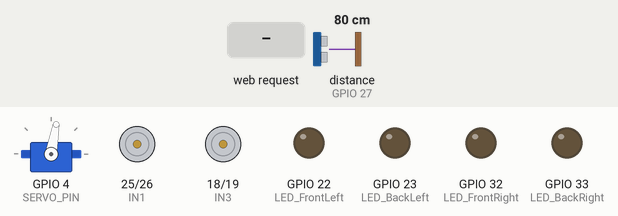
The sketch below on a simulated ESP32. Parts: servo, motor-driver pin pairs drawn as motors (green arrow = first pin HIGH = forward, orange = second pin HIGH = backward, longer = more drive, scaled by the enable pin), output pins drawn as LEDs (lit = HIGH). Wiring (inferred from the names in the program): ultrasonic range finder: trigger GPIO 5; echo GPIO 27. The inputs (shaded band) are chosen by the test bench; at power-on: distance to the obstacle (sensor on GPIO 27) 80 cm. The echo pulse lasts 58.3 µs per cm; WiFi joins after 1.5 s; servers stay silent unless stated; random numbers use the default seed unless the sketch sets one; no MQTT or app messages arrive unless stated; pins used as bus, display or sensor lines are not drawn; what the sketch prints to the serial monitor is not drawn.

Above: at 3.75 s.
3.8 s: HTTP request GET /api/v1/move?dir=forward received
At 5.1 s:
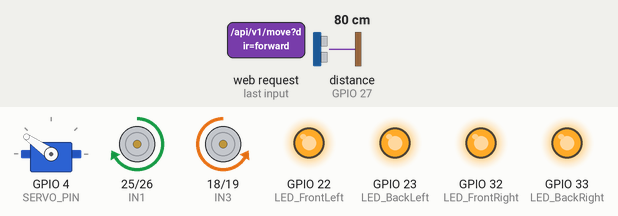
6.8 s: HTTP request GET /api/v1/move received
At 7.31 s:
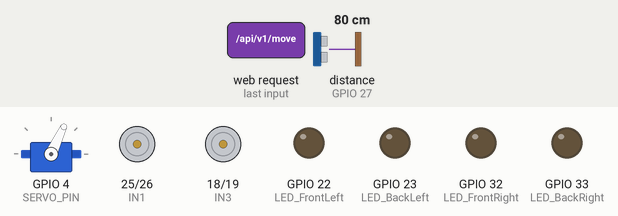
9.8 s: HTTP request GET /api/v1/move?dir=backward received
At 10.02 s:
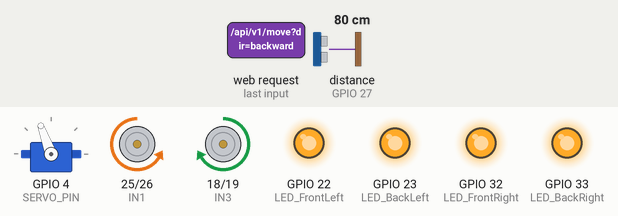
12.8 s: HTTP request GET /api/v1/move?dir=left received
At 13.04 s:
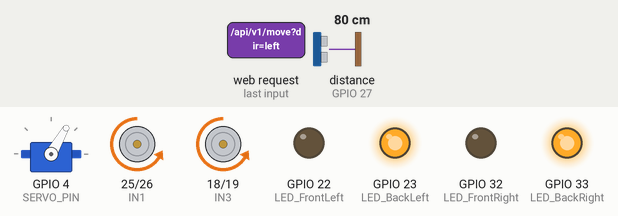
15.8 s: HTTP request GET /api/v1/move?dir=right received
At 15.95 s:
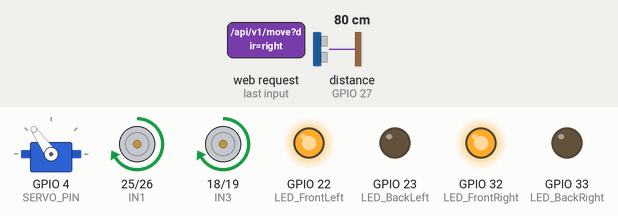
18.8 s: HTTP request GET /api/v1/move?dir=1 received
At 18.97 s:
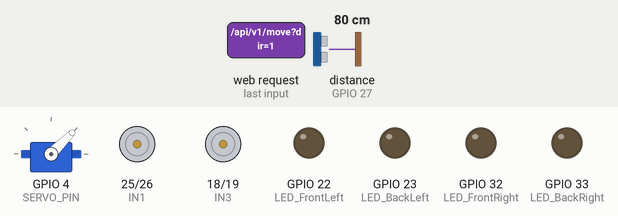
Timing chart, 0 to 22.8 s (numbered marks = the images above; inputs shaded):
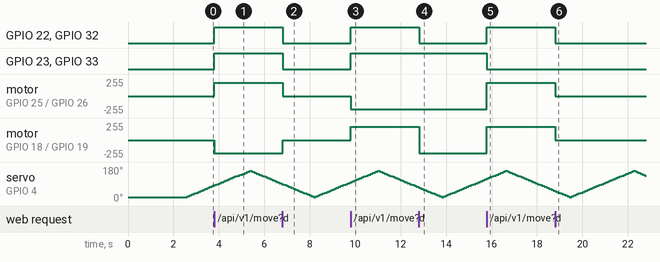

The sketch:

CarroIOT.ino
```cpp
#include <WiFi.h>
#include <WiFiClientSecure.h>
#include <WebServer.h>
#include <PubSubClient.h>
#include <ESP32Servo.h>
#include "config.h"
#include "web_ui.h"

// ========================= CONFIG WIFI =========================
const char* WIFI_SSID  = "BAZZANIR";
const char* WIFI_PASS  = "00979625824";

// ========================= CERTIFICADO CA MQTT =========================
static const char MQTT_MOSQ_CA[] PROGMEM = R"EOF(
-----BEGIN CERTIFICATE-----
MIIFazCCA1OgAwIBAgIRAIIQz7DSQONZRGPgu2OCiwAwDQYJKoZIhvcNAQELBQAw
TzELMAkGA1UEBhMCVVMxKTAnBgNVBAoTIEludGVybmV0IFNlY3VyaXR5IFJlc2Vh
cmNoIEdyb3VwMRUwEwYDVQQDEwxJU1JHIFJvb3QgWDEwHhcNMTUwNjA0MTEwNDM4
WhcNMzUwNjA0MTEwNDM4WjBPMQswCQYDVQQGEwJVUzEpMCcGA1UEChMgSW50ZXJu
ZXQgU2VjdXJpdHkgUmVzZWFyY2ggR3JvdXAxFTATBgNVBAMTDElTUkcgUm9vdCBY
MTCCAiIwDQYJKoZIhvcNAQEBBQADggIPADCCAgoCggIBAK3oJHP0FDfzm54rVygc
h77ct984kIxuPOZXoHj3dcKi/vVqbvYATyjb3miGbESTtrFj/RQSa78f0uoxmyF+
0TM8ukj13Xnfs7j/EvEhmkvBioZxaUpmZmyPfjxwv60pIgbz5MDmgK7iS4+3mX6U
A5/TR5d8mUgjU+g4rk8Kb4Mu0UlXjIB0ttov0DiNewNwIRt18jA8+o+u3dpjq+sW
T8KOEUt+zwvo/7V3LvSye0rgTBIlDHCNAymg4VMk7BPZ7hm/ELNKjD+Jo2FR3qyH
B5T0Y3HsLuJvW5iB4YlcNHlsdu87kGJ55tukmi8mxdAQ4Q7e2RCOFvu396j3x+UC
B5iPNgiV5+I3lg02dZ77DnKxHZu8A/lJBdiB3QW0KtZB6awBdpUKD9jf1b0SHzUv
KBds0pjBqAlkd25HN7rOrFleaJ1/ctaJxQZBKT5ZPt0m9STJEadao0xAH0ahmbWn
OlFuhjuefXKnEgV4We0+UXgVCwOPjdAvBbI+e0ocS3MFEvzG6uBQE3xDk3SzynTn
jh8BCNAw1FtxNrQHusEwMFxIt4I7mKZ9YIqioymCzLq9gwQbooMDQaHWBfEbwrbw
qHyGO0aoSCqI3Haadr8faqU9GY/rOPNk3sgrDQoo//fb4hVC1CLQJ13hef4Y53CI
rU7m2Ys6xt0nUW7/vGT1M0NPAgMBAAGjQjBAMA4GA1UdDwEB/wQEAwIBBjAPBgNV
HRMBAf8EBTADAQH/MB0GA1UdDgQWBBR5tFnme7bl5AFzgAiIyBpY9umbbjANBgkq
hkiG9w0BAQsFAAOCAgEAVR9YqbyyqFDQDLHYGmkgJykIrGF1XIpu+ILlaS/V9lZL
ubhzEFnTIZd+50xx+7LSYK05qAvqFyFWhfFQDlnrzuBZ6brJFe+GnY+EgPbk6ZGQ
3BebYhtF8GaV0nxvwuo77x/Py9auJ/GpsMiu/X1+mvoiBOv/2X/qkSsisRcOj/KK
NFtY2PwByVS5uCbMiogziUwthDyC3+6WVwW6LLv3xLfHTjuCvjHIInNzktHCgKQ5
ORAzI4JMPJ+GslWYHb4phowim57iaztXOoJwTdwJx4nLCgdNbOhdjsnvzqvHu7Ur
TkXWStAmzOVyyghqpZXjFaH3pO3JLF+l+/+sKAIuvtd7u+Nxe5AW0wdeRlN8NwdC
jNPElpzVmbUq4JUagEiuTDkHzsxHpFKVK7q4+63SM1N95R1NbdWhscdCb+ZAJzVc
oyi3B43njTOQ5yOf+1CceWxG1bQVs5ZufpsMljq4Ui0/1lvh+wjChP4kqKOJ2qxq
4RgqsahDYVvTH9w7jXbyLeiNdd8XM2w9U/t7y0Ff/9yi0GE44Za4rF2LN9d11TPA
mRGunUHBcnWEvgJBQl9nJEiU0Zsnvgc/ubhPgXRR4Xq37Z0j4r7g1SgEEzwxA57d
emyPxgcYxn/eR44/KJ4EBs+lVDR3veyJm+kXQ99b21/+jh5Xos1AnX5iItreGCc=
-----END CERTIFICATE-----
)EOF";

// ========================= OBJETOS GLOBALES =========================
WebServer server(80);
WiFiClientSecure secureClient;
PubSubClient mqttClient(secureClient);
Servo radarServo;

// ===== Buffer de puntos para la visualización del radar en la web =====
struct MapPoint {
  int   angle;
  float distance;  // <0 => sin lectura
};

const int MAP_MAX_POINTS = 90;   // últimos 90 puntos (~barrido completo)
MapPoint mapPoints[MAP_MAX_POINTS];
int mapHead  = 0;   // índice de escritura
int mapCount = 0;   // cuántos puntos válidos hay

void storeMapPoint(int angle, float dist) {
  mapPoints[mapHead].angle    = angle;
  mapPoints[mapHead].distance = dist;
  mapHead = (mapHead + 1) % MAP_MAX_POINTS;
  if (mapCount < MAP_MAX_POINTS) mapCount++;
}


// Radar
int radarAngle      = 20;
int radarStep       = 5;
bool radarForward   = true;
unsigned long lastRadarMs = 0;

unsigned long lastMqttAttempt = 0;

// ========================= FUNCIONES HARDWARE =========================
void setupPins() {
  pinMode(IN1, OUTPUT);
  pinMode(IN2, OUTPUT);
  pinMode(IN3, OUTPUT);
  pinMode(IN4, OUTPUT);

  pinMode(EnableA, OUTPUT);
  pinMode(EnableB, OUTPUT);

  pinMode(LED_FrontLeft,  OUTPUT);
  pinMode(LED_FrontRight, OUTPUT);
  pinMode(LED_BackLeft,   OUTPUT);
  pinMode(LED_BackRight,  OUTPUT);

  pinMode(TRIG_PIN, OUTPUT);
  pinMode(ECHO_PIN, INPUT);

  radarServo.attach(SERVO_PIN);
  radarServo.write(radarAngle);
}

void setLeds(bool frontOn, bool backOn) {
  digitalWrite(LED_FrontLeft,  frontOn ? HIGH : LOW);
  digitalWrite(LED_FrontRight, frontOn ? HIGH : LOW);
  digitalWrite(LED_BackLeft,   backOn  ? HIGH : LOW);
  digitalWrite(LED_BackRight,  backOn  ? HIGH : LOW);
}

void stopMotors() {
  digitalWrite(IN1, LOW);
  digitalWrite(IN2, LOW);
  digitalWrite(IN3, LOW);
  digitalWrite(IN4, LOW);

  analogWrite(EnableA, 0);
  analogWrite(EnableB, 0);

  setLeds(false, false);
}

// Adelante: lo que antes hacía turnLeft
void moveForward(uint8_t speed) {
  // Antes en turnLeft:
  // rueda derecha adelante, izquierda atrás
  digitalWrite(IN1, HIGH);
  digitalWrite(IN2, LOW);
  digitalWrite(IN3, LOW);
  digitalWrite(IN4, HIGH);

  analogWrite(EnableA, speed);
  analogWrite(EnableB, speed);
  setLeds(true, true);

}

// Atrás: lo que antes hacía turnRight
void moveBackward(uint8_t speed) {
  // Antes en turnRight:
  // rueda derecha atrás, izquierda adelante
  digitalWrite(IN1, LOW);
  digitalWrite(IN2, HIGH);
  digitalWrite(IN3, HIGH);
  digitalWrite(IN4, LOW);

  analogWrite(EnableA, speed);
  analogWrite(EnableB, speed);
  setLeds(true, true);
}

// Izquierda: lo que antes hacía moveForward
void turnLeft(uint8_t speed) {
  // Antes en moveForward:
  digitalWrite(IN1, LOW);
  digitalWrite(IN2, HIGH);
  digitalWrite(IN3, LOW);
  digitalWrite(IN4, HIGH);

  analogWrite(EnableA, speed);
  analogWrite(EnableB, speed);
  setLeds(false, true);

}

// Derecha: lo que antes hacía moveBackward
void turnRight(uint8_t speed) {
  // Antes en moveBackward:
  digitalWrite(IN1, HIGH);
  digitalWrite(IN2, LOW);
  digitalWrite(IN3, HIGH);
  digitalWrite(IN4, LOW);

  analogWrite(EnableA, speed);
  analogWrite(EnableB, speed);
  setLeds(true, false);
}


// ========================= ULTRASONIDO + RADAR =========================
float readDistanceCm() {
  digitalWrite(TRIG_PIN, LOW);
  delayMicroseconds(2);
  digitalWrite(TRIG_PIN, HIGH);
  delayMicroseconds(10);
  digitalWrite(TRIG_PIN, LOW);

  long duration = pulseIn(ECHO_PIN, HIGH, 30000);
  if (duration == 0) return -1.0;
  return duration / 58.0;
}

void publishDistance(float dist) {
  if (!mqttClient.connected()) return;
  char payload[64];
  if (dist < 0)
    snprintf(payload, sizeof(payload), "{\"distance_cm\":null}");
  else
    snprintf(payload, sizeof(payload), "{\"distance_cm\":%.2f}", dist);

  mqttClient.publish(MQTT_TOPIC_DIST, payload);
}

void publishMapPoint(int angle, float dist) {
  // 1) Guardar SIEMPRE para el radar web
  storeMapPoint(angle, dist);

  // 2) Publicar por MQTT (si está conectado)
  if (!mqttClient.connected()) return;

  char payload[96];
  if (dist < 0) {
    snprintf(payload, sizeof(payload),
             "{\"angle_deg\":%d,\"distance_cm\":null}", angle);
  } else {
    snprintf(payload, sizeof(payload),
             "{\"angle_deg\":%d,\"distance_cm\":%.2f}", angle, dist);
  }
  mqttClient.publish(MQTT_TOPIC_MAP, payload);
}


void radarUpdate() {
  unsigned long now = millis();
  if (now - lastRadarMs < RADAR_DELAY) return;
  lastRadarMs = now;

  radarServo.write(radarAngle);
  delay(15);

  float d = readDistanceCm();
  publishDistance(d);
  publishMapPoint(radarAngle, d);

  if (radarForward) {
    radarAngle += radarStep;
    if (radarAngle >= 160) {
      radarAngle = 160;
      radarForward = false;
    }
  } else {
    radarAngle -= radarStep;
    if (radarAngle <= 20) {
      radarAngle = 20;
      radarForward = true;
    }
  }
}

// ========================= WIFI =========================
void setupWiFi() {
  Serial.println("[WiFi] Conectando a WiFi (STA)...");
  WiFi.mode(WIFI_STA);
  WiFi.begin(WIFI_SSID, WIFI_PASS);

  int retries = 0;
  while (WiFi.status() != WL_CONNECTED && retries < 30) {
    delay(500);
    Serial.print(".");
    retries++;
  }

  if (WiFi.status() == WL_CONNECTED) {
    Serial.println("\n[WiFi] Conectado como STA");
    Serial.print("[WiFi] IP: ");
    Serial.println(WiFi.localIP());
  } else {
    Serial.println("\n[WiFi] ERROR: no se pudo conectar a la red STA.");
    Serial.println("[WiFi] Revisa SSID/clave o que la red sea 2.4 GHz.");
  }
}


// ========================= MQTT =========================
void mqttCallback(char* topic, byte* payload, unsigned int length) {
  Serial.print("MQTT msg [");
  Serial.print(topic);
  Serial.print("] ");
  for (unsigned int i = 0; i < length; i++) {
    Serial.print((char)payload[i]);
  }
  Serial.println();
}

void setupMQTT() {
  secureClient.setInsecure();

  mqttClient.setServer(MQTT_BROKER, MQTT_PORT);
  mqttClient.setCallback(mqttCallback);
  Serial.println("[MQTT] Configurado broker test.mosquitto.org:8883");
}


void reconnectMQTT() {
  if (mqttClient.connected()) return;

  unsigned long now = millis();
  if (now - lastMqttAttempt < MQTT_RETRY_MS) return;
  lastMqttAttempt = now;

  Serial.print("Conectando a MQTT...");
  String clientId = "CarroESP32-";
  clientId += String(random(0xffff), HEX);

  if (mqttClient.connect(clientId.c_str())) {
    Serial.println(" conectado");
  } else {
    Serial.print(" fallo, rc=");
    Serial.println(mqttClient.state());
  }
}

// ========================= HTTP =========================
void handleRoot() {
  server.send_P(200, "text/html", INDEX_HTML);
}

void handleHealthCheck() {
  server.send(200, "application/json", "{\"status\":\"ok\"}");
}

void handleMove() {
  String dir   = server.arg("dir");
  String sSpeed = server.arg("speed");

  uint8_t speed = 200;
  if (sSpeed.length() > 0) {
    int sp = sSpeed.toInt();
    speed = constrain(sp, 0, 255);
  }

  if      (dir == "forward")  moveForward(speed);
  else if (dir == "backward") moveBackward(speed);
  else if (dir == "left")     turnLeft(speed);
  else if (dir == "right")    turnRight(speed);
  else                        stopMotors();

  String json =
    "{\"direction\":\"" + dir + "\",\"speed\":" + String(speed) + "}";
  server.send(200, "application/json", json);
}

// Devuelve los últimos puntos del radar en JSON
void handleRadar() {
  String json = "[";

  for (int i = 0; i < mapCount; i++) {
    int idx = (mapHead - mapCount + i + MAP_MAX_POINTS) % MAP_MAX_POINTS;
    MapPoint &p = mapPoints[idx];

    json += "{\"angle_deg\":";
    json += p.angle;
    json += ",\"distance_cm\":";

    if (p.distance < 0) {
      json += "null";
    } else {
      json += String(p.distance, 2);
    }
    json += "}";

    if (i < mapCount - 1) json += ",";
  }

  json += "]";
  server.send(200, "application/json", json);
}


void setup() {
  Serial.begin(115200);
  delay(1000);

  setupPins();
  stopMotors();

  setupWiFi();
  setupMQTT();

  server.on("/", HTTP_GET, handleRoot);
  server.on("/api/v1/healthcheck", HTTP_GET, handleHealthCheck);
  server.on("/api/v1/move", HTTP_GET, handleMove);
  server.on("/api/v1/move", HTTP_POST, handleMove);
  server.on("/api/v1/radar", HTTP_GET, handleRadar);

  server.begin();
  Serial.println("Servidor HTTP iniciado");
}

void loop() {
  // 1) Atender peticiones HTTP (HTML + API REST)
  server.handleClient();

  // 2) MQTT sólo si hay WiFi
  if (WiFi.status() == WL_CONNECTED) {
    if (!mqttClient.connected()) {
      reconnectMQTT();
    } else {
      mqttClient.loop();
    }
  } else {
    static unsigned long lastNoWiFi = 0;
    if (millis() - lastNoWiFi > 5000) {
      Serial.println("[MQTT] No hay WiFi, saltando MQTT.");
      lastNoWiFi = millis();
    }
  }

  // 3) Actualizar radar (servo + ultrasonido + publish MQTT)
  radarUpdate();
}
```

config.h
```cpp
#ifndef CONFIG_H
#define CONFIG_H

// =======================================================
// ===============  PINES DEL ROBOT (ESP32) ==============
// =======================================================

// ----------- Servo Radar -----------
#define SERVO_PIN 4    // Microservo SG90 para barrido tipo radar

// ----------- Motores L298N ----------
#define EnableA 14     // PWM Motor Derecho
#define EnableB 12     // PWM Motor Izquierdo

#define IN1 25         // L298N IN1 (Motor Derecho)
#define IN2 26         // L298N IN2 (Motor Derecho)
#define IN3 18         // L298N IN3 (Motor Izquierdo)
#define IN4 19         // L298N IN4 (Motor Izquierdo)

// ----------- LEDs -----------
#define LED_FrontLeft   22
#define LED_FrontRight  32
#define LED_BackLeft    23
#define LED_BackRight   33

// ----------- Sensor Ultrasonido HC-SR04 -----------
#define TRIG_PIN 5
#define ECHO_PIN 27

// =======================================================
// =================== RADAR CONFIG ======================
// =======================================================
#define RADAR_DELAY 100      // tiempo entre mediciones (ms)
#define RADAR_MIN_ANGLE 20   // ángulo mínimo
#define RADAR_MAX_ANGLE 160  // ángulo máximo
#define RADAR_STEP 5         // grados por movimiento

// =======================================================
// =================== PWM CONFIG ========================
// =======================================================
#define PWM_FREQ 1000              // Frecuencia PWM
#define PWM_RESOLUTION 8           // 8 bits (0–255 duty)

// =======================================================
// ===================== WIFI AP =========================
// =======================================================
#define AP_SSID      "Equipo3-ESP32"
#define AP_PASS      "123456789"
#define AP_CH        1
#define AP_MAX_CONN  4

// =======================================================
// ====================== MQTT ===========================
// =======================================================
#define MQTT_BROKER  "test.mosquitto.org"
#define MQTT_PORT    8883          // TLS

#define MQTT_TOPIC_DIST "carro/distancia"
#define MQTT_TOPIC_MAP  "carro/mapa"
#define MQTT_TOPIC_MOVE "carro/move"

// Tiempo entre reintentos MQTT
#define MQTT_RETRY_MS 5000

#endif
```

Source omitted: web_ui.h (12977 bytes)

Measured:
- after the input at 3.8 s, GPIO 22 (LED_FrontLeft), GPIO 23 (LED_BackLeft), GPIO 32 (LED_FrontRight), GPIO 33 (LED_BackRight): LOW → HIGH at once; motor on GPIO 25 (IN1) / GPIO 26 (IN2): stopped → forward 200/255 at once; motor on GPIO 18 (IN3) / GPIO 19 (IN4): stopped → backward 200/255 at once
- after the input at 6.8 s, GPIO 22 (LED_FrontLeft), GPIO 23 (LED_BackLeft), GPIO 32 (LED_FrontRight), GPIO 33 (LED_BackRight): HIGH → LOW at once; motor on GPIO 25 (IN1) / GPIO 26 (IN2): forward 200/255 → stopped at once; motor on GPIO 18 (IN3) / GPIO 19 (IN4): backward 200/255 → stopped at once
- after the input at 9.8 s, GPIO 22 (LED_FrontLeft), GPIO 23 (LED_BackLeft), GPIO 32 (LED_FrontRight), GPIO 33 (LED_BackRight): LOW → HIGH at once; motor on GPIO 25 (IN1) / GPIO 26 (IN2): stopped → backward 200/255 at once; motor on GPIO 18 (IN3) / GPIO 19 (IN4): stopped → forward 200/255 at once
- after the input at 12.8 s, GPIO 22 (LED_FrontLeft), GPIO 32 (LED_FrontRight): HIGH → LOW at once; motor on GPIO 18 (IN3) / GPIO 19 (IN4): forward 200/255 → backward 200/255 at once
- after the input at 15.8 s, GPIO 22 (LED_FrontLeft), GPIO 32 (LED_FrontRight): LOW → HIGH at once; GPIO 23 (LED_BackLeft), GPIO 33 (LED_BackRight): HIGH → LOW at once; motor on GPIO 25 (IN1) / GPIO 26 (IN2), motor on GPIO 18 (IN3) / GPIO 19 (IN4): backward 200/255 → forward 200/255 at once
- after the input at 18.8 s, GPIO 22 (LED_FrontLeft), GPIO 32 (LED_FrontRight): HIGH → LOW at once; motor on GPIO 25 (IN1) / GPIO 26 (IN2), motor on GPIO 18 (IN3) / GPIO 19 (IN4): forward 200/255 → stopped at once
